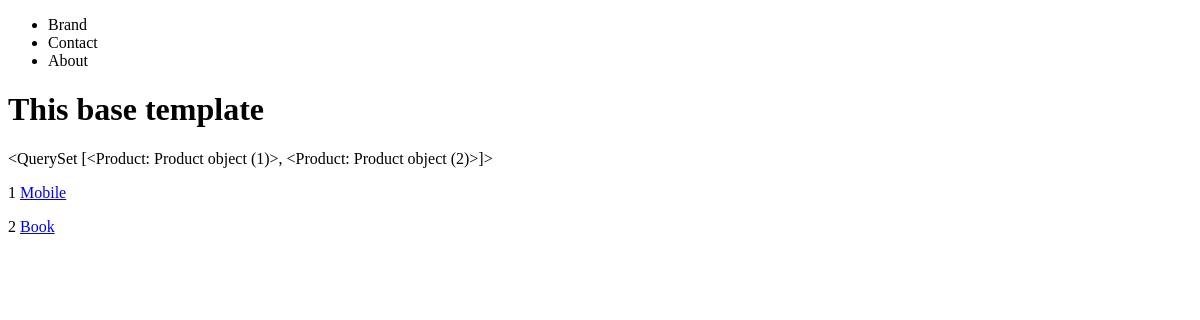
Before: /products/plist/ with the older database file.
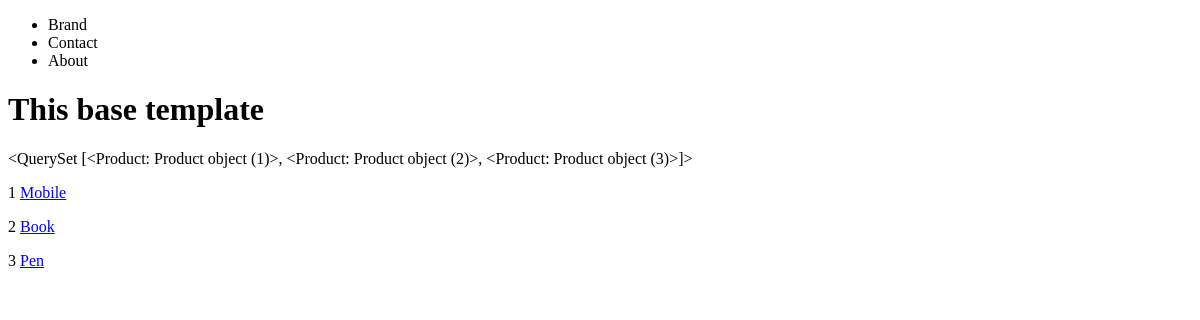
After: the same page with the newer database file.
### products/models.py (models this page shows)
class Product(models.Model):
    Title = models.CharField(max_length=120)
    Price = models.DecimalField(default=0.00,decimal_places=2,max_digits=65)
    Description = models.TextField(blank=True,null=True)
    Summary = models.TextField(default='Nada')
    Soldout = models.BooleanField()
    def get_absolute_url(self):
        return reverse("products:dynamic_pview",kwargs={'my_id': self.id})

### products/views.py (the view)
# urls.py: path('plist/',product_list_link)
def product_list_link(request):
  queryset = Product.objects.all()
  print(request)
  context = {
    'object_list' : queryset
  }
  return render(request,'product_list_link.html',context)

### products/templates/product_list_link.html
{% extends "base.html" %}
{% block content %}
{{object_list}}
{% for ins in object_list %}
    <p>{{forloop.counter}} <a href="{{ins.get_absolute_url}}">  {{ins.Title}}</a> </p>
{% endfor %}
{% endblock content %}

### templates/base.html (shortened to what this page needs)
<!doctype html>
<html>
    <head>
    </head>
    <body>
        {% include "navbar.html" %}
        <h1>This base template</h1>
        {% block content %}{% endblock %}
    </body>
    </html>

### templates/navbar.html
<nav>
    <ul>
        <li>Brand</li>
        <li>Contact</li>
        <li>About</li>
    </ul>
</nav>

Changed rows visible on the page:
changed Product "Mobile": id "<QuerySet [<Product: Product object (1)>, <Product: Product object (2)>]>" → "<QuerySet [<Product: Product object (1)>, <Product: Product object (2)>, <Product: Product object (3)>]>"
added Product: Title "Pen"
